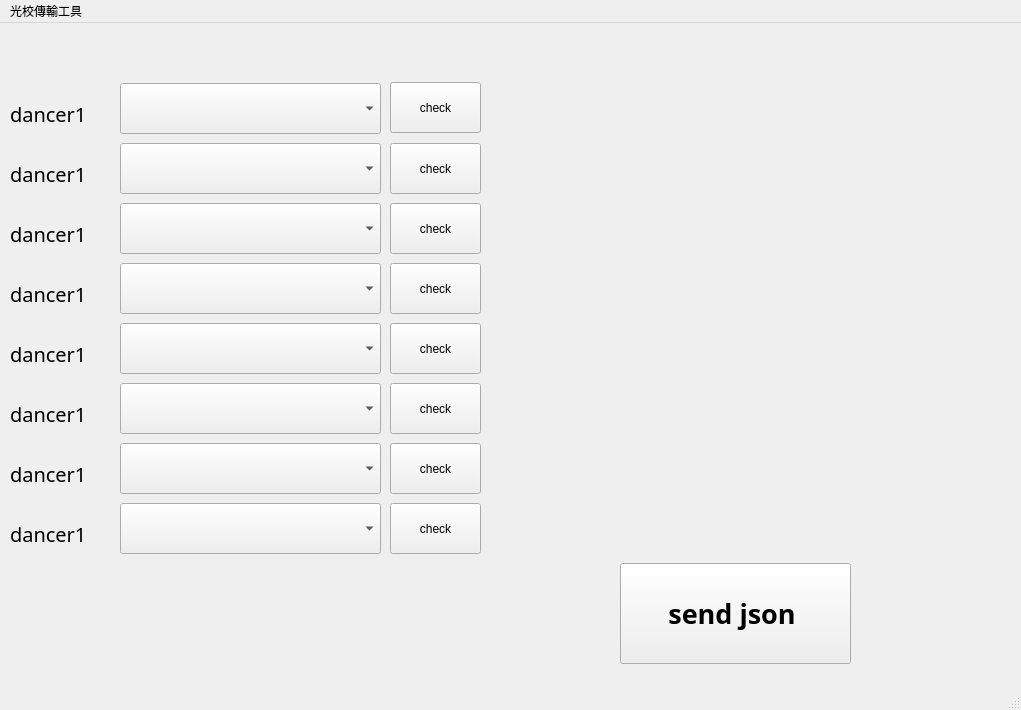
<?xml version="1.0" encoding="UTF-8"?>
<ui version="4.0">
 <class>MainWindow</class>
 <widget class="QMainWindow" name="MainWindow">
  <property name="geometry">
   <rect>
    <x>0</x>
    <y>0</y>
    <width>1021</width>
    <height>710</height>
   </rect>
  </property>
  <property name="windowTitle">
   <string>MainWindow</string>
  </property>
  <widget class="QWidget" name="centralwidget">
   <widget class="QPushButton" name="pushButton">
    <property name="geometry">
     <rect>
      <x>390</x>
      <y>59</y>
      <width>91</width>
      <height>51</height>
     </rect>
    </property>
    <property name="text">
     <string>check</string>
    </property>
   </widget>
   <widget class="QPushButton" name="pushButton_2">
    <property name="geometry">
     <rect>
      <x>390</x>
      <y>120</y>
      <width>91</width>
      <height>51</height>
     </rect>
    </property>
    <property name="text">
     <string>check</string>
    </property>
   </widget>
   <widget class="QPushButton" name="pushButton_3">
    <property name="geometry">
     <rect>
      <x>390</x>
      <y>180</y>
      <width>91</width>
      <height>51</height>
     </rect>
    </property>
    <property name="text">
     <string>check</string>
    </property>
   </widget>
   <widget class="QPushButton" name="pushButton_4">
    <property name="geometry">
     <rect>
      <x>390</x>
      <y>240</y>
      <width>91</width>
      <height>51</height>
     </rect>
    </property>
    <property name="text">
     <string>check</string>
    </property>
   </widget>
   <widget class="QPushButton" name="pushButton_5">
    <property name="geometry">
     <rect>
      <x>390</x>
      <y>300</y>
      <width>91</width>
      <height>51</height>
     </rect>
    </property>
    <property name="text">
     <string>check</string>
    </property>
   </widget>
   <widget class="QPushButton" name="pushButton_6">
    <property name="geometry">
     <rect>
      <x>390</x>
      <y>360</y>
      <width>91</width>
      <height>51</height>
     </rect>
    </property>
    <property name="text">
     <string>check</string>
    </property>
   </widget>
   <widget class="QPushButton" name="pushButton_7">
    <property name="geometry">
     <rect>
      <x>390</x>
      <y>420</y>
      <width>91</width>
      <height>51</height>
     </rect>
    </property>
    <property name="text">
     <string>check</string>
    </property>
   </widget>
   <widget class="QPushButton" name="pushButton_8">
    <property name="geometry">
     <rect>
      <x>390</x>
      <y>480</y>
      <width>91</width>
      <height>51</height>
     </rect>
    </property>
    <property name="text">
     <string>check</string>
    </property>
   </widget>
   <widget class="QLabel" name="dancer1">
    <property name="geometry">
     <rect>
      <x>10</x>
      <y>80</y>
      <width>101</width>
      <height>21</height>
     </rect>
    </property>
    <property name="font">
     <font>
      <family>微軟正黑體</family>
      <pointsize>15</pointsize>
     </font>
    </property>
    <property name="text">
     <string>dancer1</string>
    </property>
   </widget>
   <widget class="QLabel" name="dancer2">
    <property name="geometry">
     <rect>
      <x>10</x>
      <y>140</y>
      <width>101</width>
      <height>21</height>
     </rect>
    </property>
    <property name="font">
     <font>
      <family>微軟正黑體</family>
      <pointsize>15</pointsize>
     </font>
    </property>
    <property name="text">
     <string>dancer1</string>
    </property>
   </widget>
   <widget class="QLabel" name="dancer2_2">
    <property name="geometry">
     <rect>
      <x>10</x>
      <y>200</y>
      <width>101</width>
      <height>21</height>
     </rect>
    </property>
    <property name="font">
     <font>
      <family>微軟正黑體</family>
      <pointsize>15</pointsize>
     </font>
    </property>
    <property name="text">
     <string>dancer1</string>
    </property>
   </widget>
   <widget class="QLabel" name="dancer2_3">
    <property name="geometry">
     <rect>
      <x>10</x>
      <y>260</y>
      <width>101</width>
      <height>21</height>
     </rect>
    </property>
    <property name="font">
     <font>
      <family>微軟正黑體</family>
      <pointsize>15</pointsize>
     </font>
    </property>
    <property name="text">
     <string>dancer1</string>
    </property>
   </widget>
   <widget class="QComboBox" name="comboBox">
    <property name="geometry">
     <rect>
      <x>120</x>
      <y>60</y>
      <width>261</width>
      <height>51</height>
     </rect>
    </property>
   </widget>
   <widget class="QComboBox" name="comboBox_2">
    <property name="geometry">
     <rect>
      <x>120</x>
      <y>120</y>
      <width>261</width>
      <height>51</height>
     </rect>
    </property>
   </widget>
   <widget class="QComboBox" name="comboBox_3">
    <property name="geometry">
     <rect>
      <x>120</x>
      <y>180</y>
      <width>261</width>
      <height>51</height>
     </rect>
    </property>
   </widget>
   <widget class="QComboBox" name="comboBox_4">
    <property name="geometry">
     <rect>
      <x>120</x>
      <y>240</y>
      <width>261</width>
      <height>51</height>
     </rect>
    </property>
   </widget>
   <widget class="QComboBox" name="comboBox_5">
    <property name="geometry">
     <rect>
      <x>120</x>
      <y>300</y>
      <width>261</width>
      <height>51</height>
     </rect>
    </property>
   </widget>
   <widget class="QComboBox" name="comboBox_6">
    <property name="geometry">
     <rect>
      <x>120</x>
      <y>360</y>
      <width>261</width>
      <height>51</height>
     </rect>
    </property>
   </widget>
   <widget class="QComboBox" name="comboBox_7">
    <property name="geometry">
     <rect>
      <x>120</x>
      <y>420</y>
      <width>261</width>
      <height>51</height>
     </rect>
    </property>
   </widget>
   <widget class="QComboBox" name="comboBox_8">
    <property name="geometry">
     <rect>
      <x>120</x>
      <y>480</y>
      <width>261</width>
      <height>51</height>
     </rect>
    </property>
   </widget>
   <widget class="QLabel" name="dancer2_4">
    <property name="geometry">
     <rect>
      <x>10</x>
      <y>320</y>
      <width>101</width>
      <height>21</height>
     </rect>
    </property>
    <property name="font">
     <font>
      <family>微軟正黑體</family>
      <pointsize>15</pointsize>
     </font>
    </property>
    <property name="text">
     <string>dancer1</string>
    </property>
   </widget>
   <widget class="QLabel" name="dancer2_5">
    <property name="geometry">
     <rect>
      <x>10</x>
      <y>380</y>
      <width>101</width>
      <height>21</height>
     </rect>
    </property>
    <property name="font">
     <font>
      <family>微軟正黑體</family>
      <pointsize>15</pointsize>
     </font>
    </property>
    <property name="text">
     <string>dancer1</string>
    </property>
   </widget>
   <widget class="QLabel" name="dancer2_6">
    <property name="geometry">
     <rect>
      <x>10</x>
      <y>440</y>
      <width>101</width>
      <height>21</height>
     </rect>
    </property>
    <property name="font">
     <font>
      <family>微軟正黑體</family>
      <pointsize>15</pointsize>
     </font>
    </property>
    <property name="text">
     <string>dancer1</string>
    </property>
   </widget>
   <widget class="QLabel" name="dancer2_7">
    <property name="geometry">
     <rect>
      <x>10</x>
      <y>500</y>
      <width>101</width>
      <height>21</height>
     </rect>
    </property>
    <property name="font">
     <font>
      <family>微軟正黑體</family>
      <pointsize>15</pointsize>
     </font>
    </property>
    <property name="text">
     <string>dancer1</string>
    </property>
   </widget>
   <widget class="QPushButton" name="pushButton_17">
    <property name="geometry">
     <rect>
      <x>620</x>
      <y>540</y>
      <width>231</width>
      <height>101</height>
     </rect>
    </property>
    <property name="font">
     <font>
      <family>微軟正黑體</family>
      <pointsize>20</pointsize>
      <weight>75</weight>
      <bold>true</bold>
     </font>
    </property>
    <property name="text">
     <string>send json </string>
    </property>
   </widget>
  </widget>
  <widget class="QMenuBar" name="menubar">
   <property name="geometry">
    <rect>
     <x>0</x>
     <y>0</y>
     <width>1021</width>
     <height>25</height>
    </rect>
   </property>
   <widget class="QMenu" name="menu">
    <property name="title">
     <string>光校傳輸工具</string>
    </property>
   </widget>
   <addaction name="menu"/>
  </widget>
  <widget class="QStatusBar" name="statusbar"/>
 </widget>
 <resources/>
 <connections/>
</ui>
